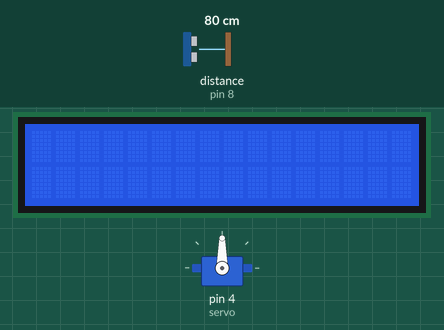
Simulated run of this sketch. Board: Arduino Uno, built with avr-gcc and run on an emulated ATmega328P. Shown: 16×2 character LCD, servo. Wiring (inferred from the names in the program): ultrasonic range finder: trigger pin 9; echo pin 8. The inputs (shaded band) are chosen by the test bench; at power-on: distance to the obstacle (sensor on pin 8) 80 cm. The echo pulse lasts 58.3 µs per cm; what the sketch prints to the serial monitor is not drawn.

Above: at 1.2 s.
1.3 s: distance to the obstacle (sensor on pin 8) set to 75 cm
2.8 s: distance to the obstacle (sensor on pin 8) set to 66 cm
At 3.5 s:
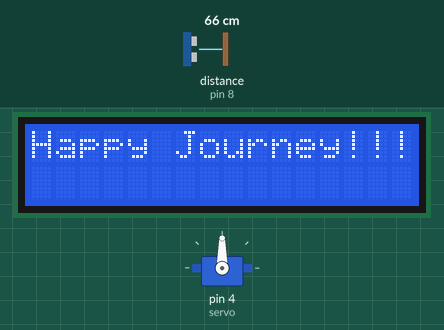
5.8 s: distance to the obstacle (sensor on pin 8) set to 2 cm
At 6.5 s:
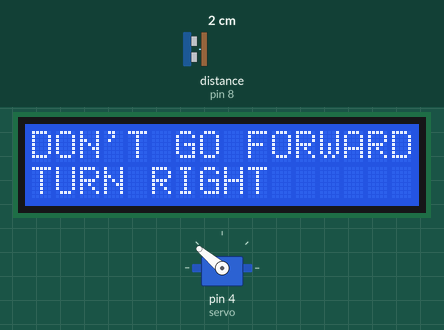
8.8 s: distance to the obstacle (sensor on pin 8) set to 120 cm
10.3 s: distance to the obstacle (sensor on pin 8) set to 4 cm
At 11.2 s:
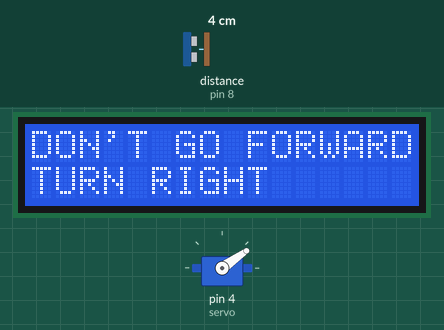
Timing chart, 0 to 13.3 s (numbered marks = the images above; inputs shaded):
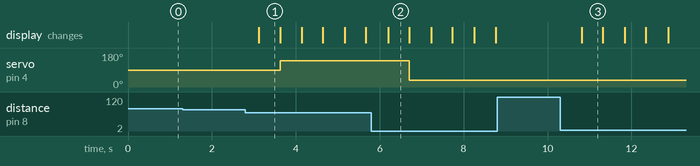

The sketch:

heavyvehicleproject.ino
```cpp
#include <Servo.h>
#include <LiquidCrystal_I2C.h>

#define trigPin 9

#define echoPin 8

Servo servo;

int sound = 250;
LiquidCrystal_I2C lcd(0x27,16,2);

void setup() {
lcd.init();
lcd.backlight();
lcd.setCursor(0,0);
lcd.clear();

Serial.begin (9600);

pinMode(trigPin, OUTPUT);

pinMode(echoPin, INPUT);

servo.attach(4);

}

void loop() {

long duration, distance;

digitalWrite(trigPin, LOW);

delayMicroseconds(2);

digitalWrite(trigPin, HIGH);

delayMicroseconds(10);

digitalWrite(trigPin, LOW);

duration = pulseIn(echoPin, HIGH);

distance = (duration/2) / 29.1;
if (distance < 20) {

Serial.print(distance);

Serial.println(" cm");

Serial.println("DON'T GO FORWARD!");
lcd.print("DON'T GO FORWARD! ");


lcd.setCursor(0,1);
lcd.print("TURN RIGHT");


delay(500);
lcd.clear();


servo.write(35);

}

else if (distance<71) {

Serial.print(distance);

Serial.println(" cm");
Serial.println("Happy ourney!");
lcd.print("Happy Journey!!!");

lcd.setCursor(3,1);
delay(500);

lcd.clear();


servo.write(140); }

else {

Serial.println("The distance is more than 180cm");

}

delay(500);

}
```

Measured:
- the behaviour switches between 72 and 71 cm on distance to the obstacle (sensor on pin 8) (found by bisection; images 0 and 1)
- after the input at 1.3 s, every drawn part: stays the same
- after the input at 2.8 s, servo on pin 4 (servo): 90° → 140° after 0.82 s; the display: changes after 0.32 s (image 1)
- after the input at 5.8 s, servo on pin 4 (servo): 140° → 35° after 0.90 s; the display: changes after 0.40 s (image 2)
- after the input at 8.8 s, every drawn part: stays the same
- after the input at 10.3 s, the display: changes after 0.51 s (image 3)
- what the display in image 1 shows lasts 0.5 s, from 3.1 s to 3.6 s
